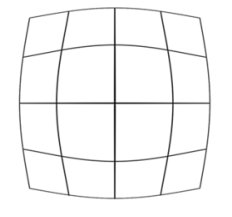
%> input picture hw_1/Рис_ДЗ 1.3.png, 232 x 217 px
$ octave hw_1_part1.m   (GNU Octave 9; MATLAB toolbox functions it lacks are replaced by stand-ins)
%> lines starting %> are read from the running program, lines starting %| are printed output that depends on the picture
img=imread("Рис_ДЗ 1.3.png");
%> img is the input picture: size 217x232x3 uint8; min 17, max 255, mean 246
[height, width, channels] = size(img);
%> height = 217; width = 232; channels = 3

border_size = 0;
img_padded = uint8(zeros(height + 2*border_size, width + 2*border_size, channels));
img_padded(border_size+1:border_size+height, border_size+1:border_size+width, :) = img;

[height, width, ~] = size(img_padded);

center_x = width / 2;
%> center_x = 116
center_y = height / 2;
%> center_y = 108.5
k1 = -0.05;
k2 = -0.05;
k3 = 0;
[X, Y] = meshgrid(1:width, 1:height);

X_norm = (X - center_x) / center_x;
Y_norm = (Y - center_y) / center_y;
R = sqrt(X_norm.^2 + Y_norm.^2);
distortion_factor = 1 + k1 * R.^2 + k2 * R.^4 + k3 * R.^6;
X_corrected = X_norm .* distortion_factor;
Y_corrected = Y_norm .* distortion_factor;
X_corrected = X_corrected * center_x + center_x;
Y_corrected = Y_corrected * center_y + center_y;

corrected_img = zeros(height, width, 3, 'uint8');
for channel = 1:3
    corrected_img(:, :, channel) = uint8(interp2(...
        double(img_padded(:, :, channel)), ...
        X_corrected, Y_corrected, 'linear', 0));
end
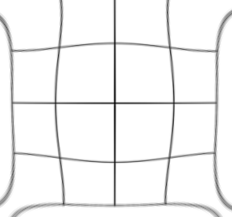
%> corrected_img: size 217x232x3 uint8; min 17, max 255, mean 243.4

corrected_img = uint8(corrected_img);

subplot(1, 3, 1); imshow(img); title('Искаженное изображение');

mask = any(corrected_img > 0, 3);
%> mask: size 217x232 logical; every value is 1
[rows, cols] = find(mask);
%> rows = 50344 values from 1 to 217; cols = 50344 values from 1 to 232
crop_rect = [min(cols), min(rows), max(cols)-min(cols), max(rows)-min(rows)];
%> crop_rect = [1 1 231 216]
corrected_img = imcrop(corrected_img, crop_rect);

subplot(1, 3, 2); imshow(corrected_img); title('Скорректированное изображение');
subplot(1, 3, 3); imshow(imread('Рис_ДЗ 1.1.png')); title('Идеальное изображение');
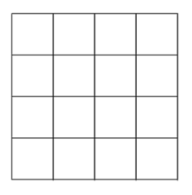
%> input picture hw_1/Рис_ДЗ 1.1.png, 192 x 195 px
